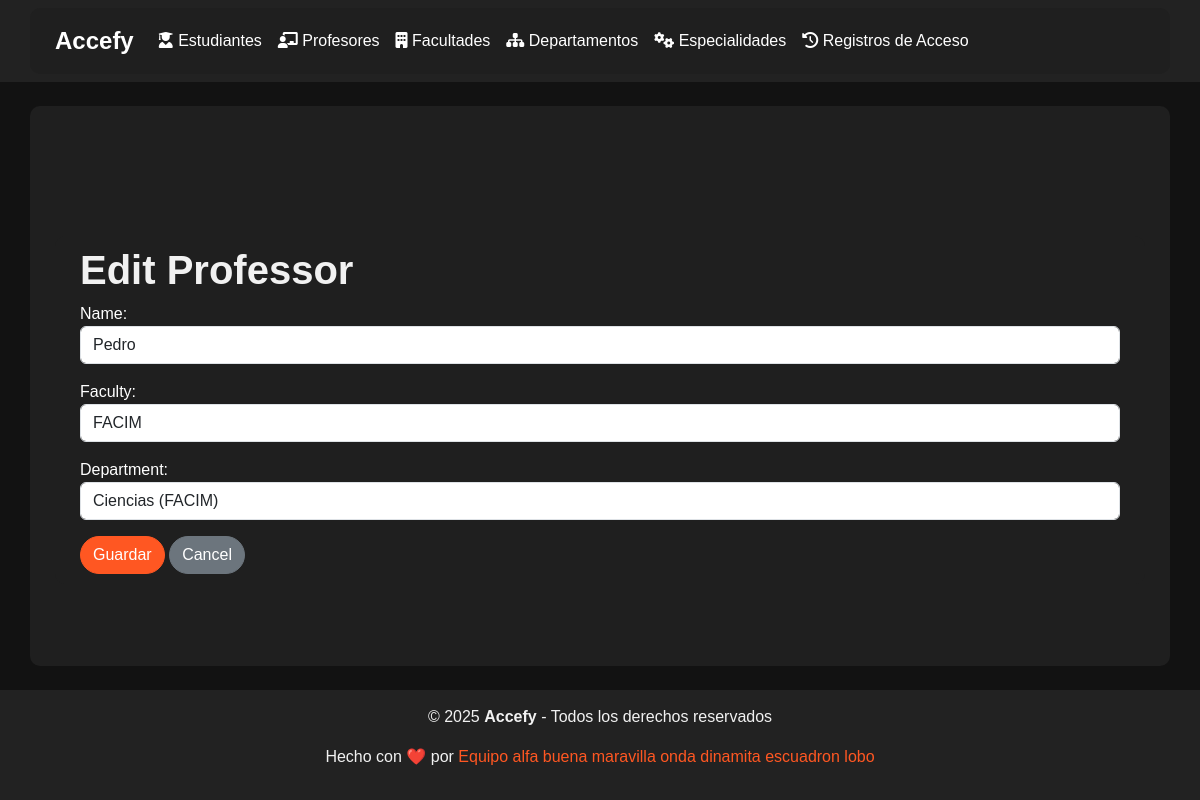
//professors/1/edit/, run on the app's committed database.
### bibman_app/models.py (models this page shows, shortened)
class Person(models.Model):
    name = models.CharField(max_length=255)  # Full name
    faculty = models.ForeignKey(Faculty, on_delete=models.CASCADE, related_name="persons")  # Faculty
    created_at = models.DateTimeField(auto_now_add=True)  # To track creation time

class Faculty(models.Model):
    name = models.CharField(max_length=255, unique=True)  # Faculty name
    def __str__(self):
        return self.name

class Department(models.Model):
    name = models.CharField(max_length=255)  # Department name
    faculty = models.ForeignKey(Faculty, on_delete=models.CASCADE, related_name="departments")
    def __str__(self):
        return f"{self.name} ({self.faculty.name})"

class Professor(Person):
    department = models.ForeignKey(Department, on_delete=models.SET_NULL, null=True, blank=True, related_name="professors")

### bibman_app/views.py (the view)
# urls.py: path("professors/<int:pk>/edit/", ProfessorUpdateView.as_view(), name="professor-edit"),
class ProfessorUpdateView(UpdateView):
    model = Professor
    form_class = ProfessorForm
    template_name = "professors/professor_form.html"
    success_url = reverse_lazy("professor-list")

### bibman_app/forms.py
class ProfessorForm(forms.ModelForm):
    class Meta:
        model = Professor
        fields = ["name", "faculty", "department"]
        widgets = {
            "name": forms.TextInput(attrs={"class": "form-control"}),
            "faculty": forms.Select(attrs={"class": "form-control"}),
            "department": forms.Select(attrs={"class": "form-control"}),
        }

### bibman_app/templates/professors/professor_form.html
{% extends "base.html" %} {% block content %}
<div class="container mt-5">
  <h1>
    {% if view.object %} Edit Professor {% else %} Add Professor {% endif %}
  </h1>
  <form method="post">
    {% csrf_token %} {{ form.as_p }}
    <button type="submit" class="btn btn-primary">Guardar</button>
    <a href="{% url 'professor-list' %}" class="btn btn-secondary">Cancel</a>
  </form>
</div>
{% endblock %}

### bibman_app/templates/base.html (style rules this page uses)
html, body { height: 100%; margin: 0; display: flex; flex-direction: column; }
body { background-color: #121212; color: white; font-family: "Arial", sans-serif; }
.container { background-color: #1f1f1f; border-radius: 10px; padding: 10px; padding-inline: 25px; }
.btn { border-radius: 20px; }
.btn-primary { background-color: #ff5722; border-color: #ff5722; }
h1, h2 { font-weight: 600; color: #f1f1f1; }

### data on the page
Person: name "Pedro"
Department: faculty "FACIM"
Professor: department "Ciencias (FACIM)"
